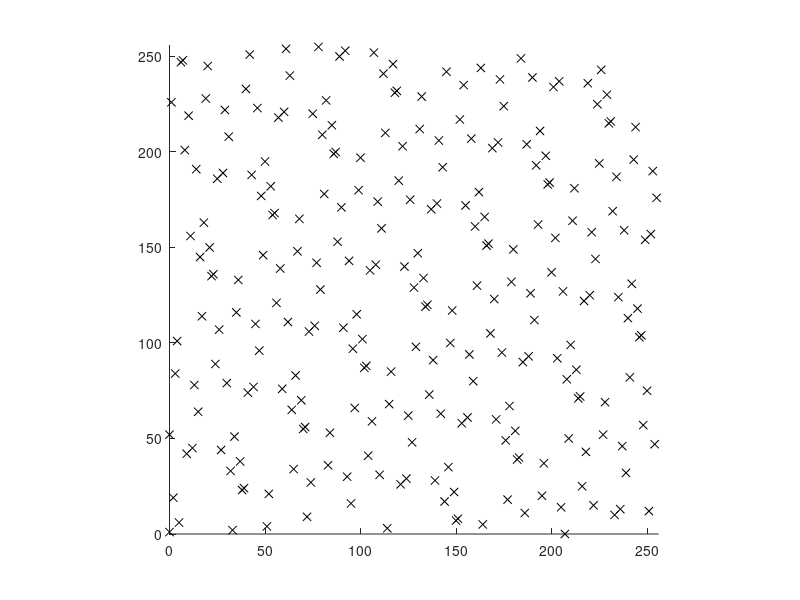
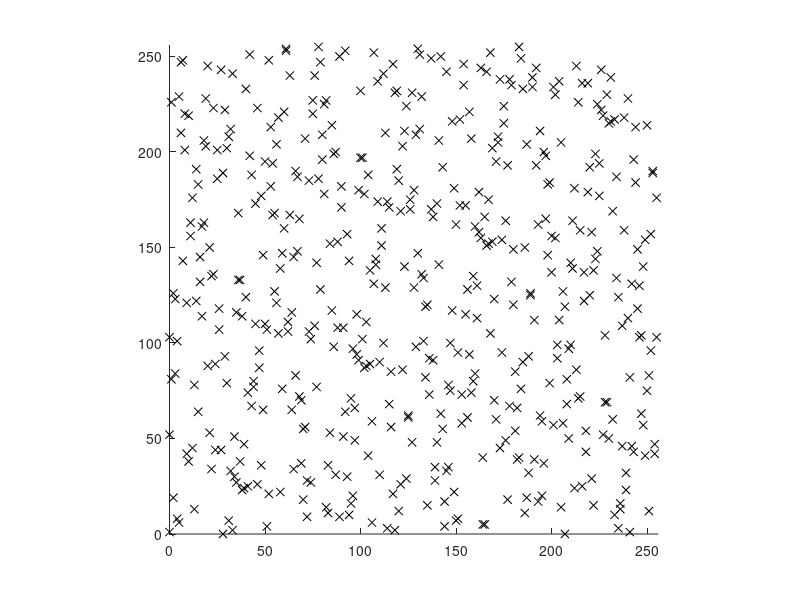
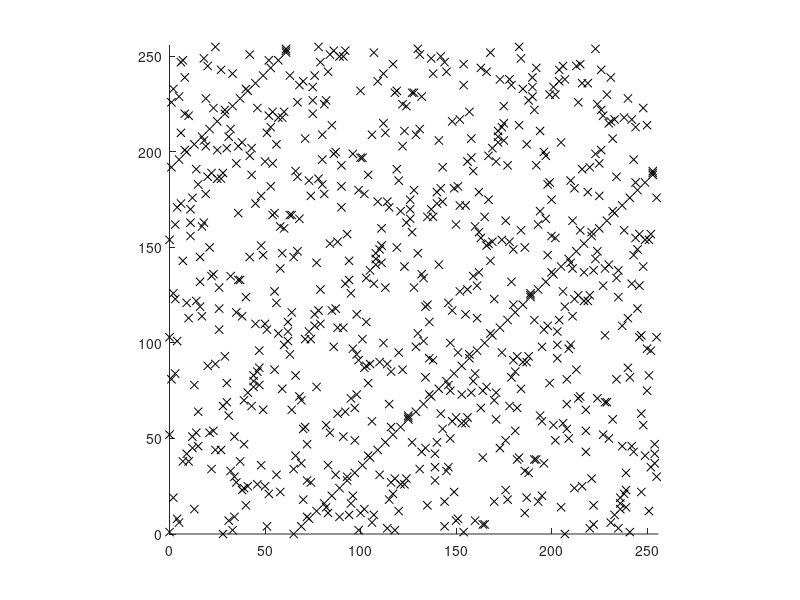
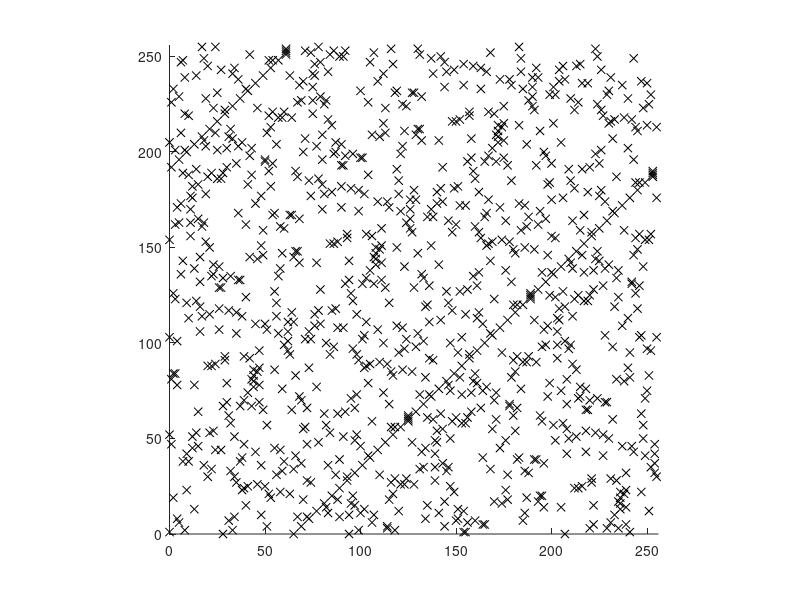

MATLAB code for these plots, in order: (Note: a time limit stopped this script after it produced the figures.)
% script RR_equidistribution_clustering.m
%% Renaissance Repository, https://github.com/tbewley/RR (Renaissance Robotics, Chapter 2)
%% Copyright 2024 by Thomas Bewley, published under BSD 3-Clause License.

clear, m=256, a(1)=157, a(2)=45, c(1)=47, c(2)=51
for j=1:2; figure(j), clf, axis equal, axis([0 256 0 256]), hold on
  x(1)=0; for i=2:256, x(i)=mod(a(j)*x(i-1)+c(j),m); plot(x(i-1),x(i),'kx'), end, x
end

figure(3), clf, axis equal, axis([0 256 0 256]), hold on
x=0; y=1; plot(x,y,'kx'), fprintf('i=')
for i=1:50, fprintf('%d ',i)
  for j=1:256, x=mod(a(1)*x+c(1),m); y=mod(a(2)*y+(1+(x==0))*c(2),m); plot(x,y,'kx'), end
  switch i
    case {1,2,3,4,5,6,7,20,50}, name=sprintf('k_dim_%d_256',i), print(name,'-depsc'), pause
  otherwise, pause(0.001); end
end
